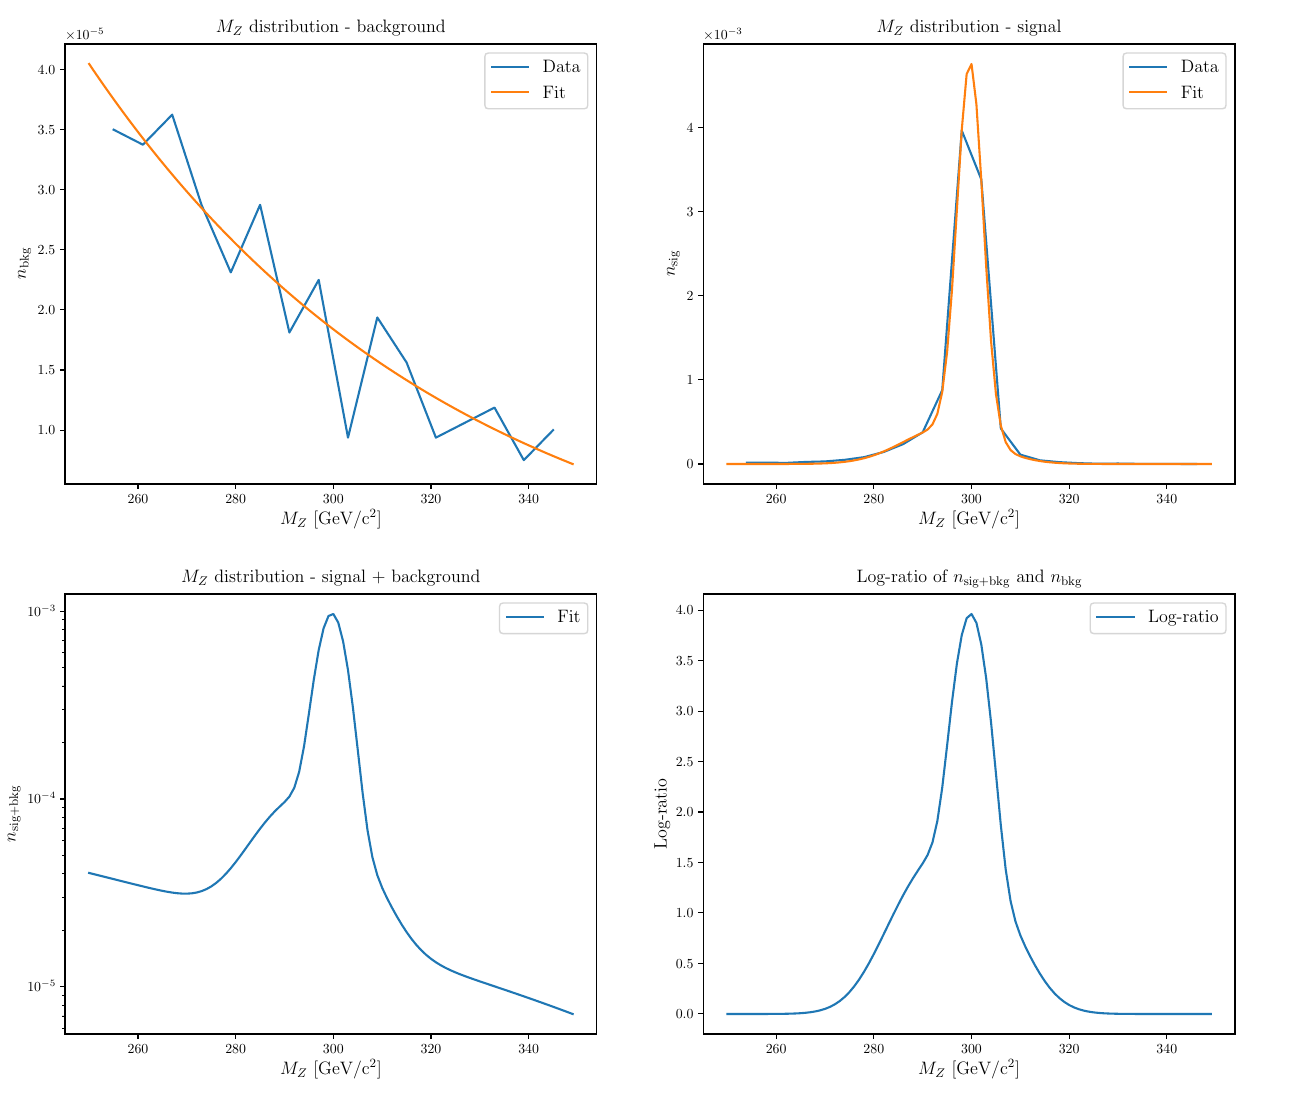

The Python source for this figure:
# ******************************************************************************
import numpy as np
import scipy as sp
import matplotlib.pyplot as plt
from scipy.integrate import quad
from scipy.optimize import leastsq, curve_fit
from math import exp, cos, log, pi, sqrt
import sys
import os
import random
import datetime
import h5py
# ******************************************************************************

# ******************************************************************************
plt.rc('text', usetex=True)
plt.rc('font', family='serif')
fontsize=13
# ******************************************************************************

# ******************************************************************************
def PowerLaw(x,a,b,c,d):
    return a*np.exp(-b*x + c) + d

def DoubleGaussian(x,a,b,c,d,e,f):
    return a*np.exp(-((x-b)/c)**2) + d*np.exp(-((x-e)/f)**2)
# ******************************************************************************


# ******************************************************************************
N_Bkg = 1600000
N_Sig = 16000

N_bkg_toy = 20000
N_sig_toy = 40
# ******************************************************************************

# ******************************************************************************
INPUT_PATH_BKG = './Z_5D_DATA/Zmumu_lepFilter_13TeV/'
INPUT_PATH_SIG = './Z_5D_DATA/Zprime_lepFilter_13TeV/M300/'
FILE_ID_BKG = 'Zmumu_13TeV_20PU_'
FILE_ID_SIG = 'Zprime_lepFilter_300GeV_13TeV_'

seed=datetime.datetime.now().microsecond+datetime.datetime.now().second+datetime.datetime.now().minute
np.random.seed(seed)

#random integer to select Zprime file between 0 and 9 (10 input files)
index_sig = np.arange(300)
index_sig = np.delete(index_sig,133,0)
np.random.shuffle(index_sig)
#random integer to select Zmumu file between 0 and 999 (1000 input files)
index_bkg = np.arange(1000)
np.random.shuffle(index_bkg)
# ******************************************************************************

# ******************************************************************************
HLF_REF = np.array([])
HLF_name = ''
i=0
for v_i in index_bkg:
    f = h5py.File(INPUT_PATH_BKG + FILE_ID_BKG + str(v_i) + '.h5')
    hlf = np.array(f.get('HLF'))
    #print(hlf.shape)
    hlf_names = f.get('HLF_names')
    if not hlf_names:
        continue
    #select the column with px1, pz1, px2, py2, pz2
    #cols = [0, 1, 7, 8, 9, 30]
    cols = [30]
    if i==0:
        HLF_REF=hlf[:, cols]
        i=i+1
    else:
        HLF_REF=np.concatenate((HLF_REF, hlf[:, cols]), axis=0)
    f.close()
    #print(HLF_REF.shape)
    if HLF_REF.shape[0]>=N_Bkg:
        HLF_REF = HLF_REF[:N_Bkg, :]
        break
print('HLF_REF+BKG shape')
print(HLF_REF.shape)

HLF_SIG = np.array([])
HLF_SIG_name = ''
i=0
for u_i in index_sig:
    f = h5py.File(INPUT_PATH_SIG + FILE_ID_SIG + str(u_i) + '.h5')
    hlf = np.array(f.get('HLF'))
    hlf_names = f.get('HLF_names')
    if not hlf_names:
        continue
    #select the column with px1, pz1, px2, py2, pz2
    #cols = [0, 1, 7, 8, 9, 30]
    cols = [30]
    if i==0:
        HLF_SIG=hlf[:, cols]
        i=i+1
    else:
        HLF_SIG=np.concatenate((HLF_SIG, hlf[:, cols]), axis=0)
    f.close()
    if HLF_SIG.shape[0]>=N_Sig :
        HLF_SIG=HLF_SIG[:N_Sig, :]
        break
print('HLF_SIG shape')
print(HLF_SIG.shape)
# ******************************************************************************

# ******************************************************************************
feature = np.concatenate((HLF_REF, HLF_SIG), axis=0)

background = feature[:N_Bkg,:]
signal = feature[N_Bkg:N_Bkg+N_Sig,:]
bkg_sig = feature[:N_Bkg+N_Sig,:]
# ******************************************************************************

# ******************************************************************************
print('M_Z distribution - background')

nbins_bkg = 100

plt.clf()
plt.title('$M_{Z}$ distribution')
plt.xlabel('$M_{Z}$')
plt.ylabel('Density')
plt.yscale('log')
Y_bkg, bins_bkg, patches_bkg = plt.hist(background[:,0],
                                        bins=nbins_bkg,
                                        range=(0,600),
                                        histtype='step',
                                        linewidth=2,
                                        density=False,
                                        label='Background')
# plt.hist(signal[:,0], bins=nbins, histtype='step', linewidth=2, density=True, label='Signal')
plt.legend()
plt.show()
# ******************************************************************************

# ******************************************************************************
print('M_Z distribution - signal')

nbins_sig = 50

plt.clf()
plt.title('$M_{Z}$ distribution')
plt.xlabel('$M_{Z}$')
plt.ylabel('Density')
# plt.yscale('log')
Y_sig, bins_sig, patches_sig = plt.hist(signal[:,0],
                                        bins=nbins_sig,
                                        range=(200,400),
                                        histtype='step',
                                        linewidth=2,
                                        density=False,
                                        label='Signal')
# plt.hist(signal[:,0], bins=nbins, histtype='step', linewidth=2, density=True, label='Signal')
plt.legend()
plt.show()
# ******************************************************************************

# ******************************************************************************
rescale = 1000
xmin = 250/rescale
xmax = 350/rescale

x_bkg = []
y_bkg = []

x_sig = []
y_sig = []

for i in range(len(bins_bkg)-1):
    if ((bins_bkg[i+1] + bins_bkg[i])/(2*rescale) > xmin) and ((bins_bkg[i+1] + bins_bkg[i])/(2*rescale) < xmax):
        x_bkg.append( (bins_bkg[i+1] + bins_bkg[i])/(2*rescale) )
        y_bkg.append( Y_bkg[i] )

for i in range(len(bins_sig)-1):
    if ((bins_sig[i+1] + bins_sig[i])/(2*rescale) > xmin) and ((bins_sig[i+1] + bins_sig[i])/(2*rescale) < xmax):
        x_sig.append( (bins_sig[i+1] + bins_sig[i])/(2*rescale) )
        y_sig.append( Y_sig[i] )

print(len(x_bkg))
print(len(y_bkg))

print(len(x_sig))
print(len(y_sig))

x_bkg = np.array(x_bkg)
y_bkg = np.array(y_bkg)

x_sig = np.array(x_sig)
y_sig = np.array(y_sig)
# ******************************************************************************

# ******************************************************************************
out_bkg, pcov_bkg = curve_fit(PowerLaw, x_bkg, y_bkg)
out_sig, pcov_sig = curve_fit(DoubleGaussian, x_sig, y_sig,
                             [2.09827877e+03, 2.99735747e-01, 2.78332413e-03, 2.80388489e+02, 2.97076315e-01, -1.00825202e-02])

pow_x_bkg = []
pow_y_bkg = []

brw_x_sig = []
brw_y_sig = []

for i in np.arange(xmin,xmax,0.001):
    pow_x_bkg.append(i)
    pow_y_bkg.append(PowerLaw(i,out_bkg[0],out_bkg[1],out_bkg[2],out_bkg[3]))

    brw_x_sig.append(i)
    brw_y_sig.append(DoubleGaussian(i,out_sig[0],out_sig[1],out_sig[2],out_sig[3],out_sig[4],out_sig[5]))
# ******************************************************************************

# ******************************************************************************
print('Fit - background')
plt.clf()
plt.plot(x_bkg,y_bkg)
plt.plot(pow_x_bkg,pow_y_bkg)
plt.show()

print(out_bkg[0],out_bkg[1],out_bkg[2],out_bkg[3])
# ******************************************************************************

# ******************************************************************************
print('Fit - signal')
plt.clf()
plt.plot(x_sig,y_sig)
plt.plot(brw_x_sig,brw_y_sig)
plt.show()
# ******************************************************************************

# ******************************************************************************
def sig_bkg(x,N_bkg_toy,N_sig_toy):
    bkg = (N_bkg_toy/N_Bkg)*PowerLaw(x,out_bkg[0],out_bkg[1],out_bkg[2],out_bkg[3])
    sig = (N_sig_toy/N_Sig)*DoubleGaussian(x,out_sig[0],out_sig[1],out_sig[2],out_sig[3],out_sig[4],out_sig[5])
    return bkg + sig
# ******************************************************************************

# ******************************************************************************
x_sig_bkg = []
y_sig_bkg = []

for i in np.arange(xmin,xmax,0.001):
    x_sig_bkg.append(i)
    y_sig_bkg.append(sig_bkg(i,N_bkg_toy,N_sig_toy)/(N_bkg_toy+N_sig_toy))
# ******************************************************************************

# ******************************************************************************
print('Fit - signal+background')

plt.clf()
plt.plot(x_sig_bkg,y_sig_bkg)
plt.show()
# ******************************************************************************

# ******************************************************************************
def log_ratio(x,N_bkg_toy,N_sig_toy):
    sig_p_bkg = sig_bkg(x,N_bkg_toy,N_sig_toy)
    bkg = (N_bkg_toy/N_Bkg)*PowerLaw(x,out_bkg[0],out_bkg[1],out_bkg[2],out_bkg[3])
    return log((sig_p_bkg/bkg)*(N_bkg_toy/(N_bkg_toy+N_sig_toy)))
# ******************************************************************************

# ******************************************************************************
x_log_ratio = []
y_log_ratio = []

for i in np.arange(xmin,xmax,0.001):
    x_log_ratio.append(i)
    y_log_ratio.append(log_ratio(i,N_bkg_toy,N_sig_toy))
# ******************************************************************************

# ******************************************************************************
print('Log-likelihood ratio')

plt.clf()
plt.plot(x_log_ratio,y_log_ratio)
plt.show()
# ******************************************************************************

# ******************************************************************************
integral = quad(log_ratio, xmin, xmax, args=(N_bkg_toy,N_sig_toy))[0]
print(integral)
print(sqrt(2*integral*1000))
# ******************************************************************************

# ******************************************************************************
x_bkg = np.array(x_bkg)
y_bkg = np.array(y_bkg)
pow_x_bkg = np.array(pow_x_bkg)
pow_y_bkg = np.array(pow_y_bkg)

x_sig = np.array(x_sig)
y_sig = np.array(y_sig)
brw_x_sig = np.array(brw_x_sig)
brw_y_sig = np.array(brw_y_sig)

x_sig_bkg = np.array(x_sig_bkg)
y_sig_bkg = np.array(y_sig_bkg)

x_log_ratio = np.array(x_log_ratio)
y_log_ratio = np.array(y_log_ratio)
# ******************************************************************************

# ******************************************************************************
fig=plt.figure(figsize=(13, 11))
plt.clf()

plt.subplot(2,2,1)
plt.title('$M_{Z}$ distribution - background', fontsize=fontsize)
plt.xlabel('$M_{Z}$ [GeV/c$^2$]', fontsize=fontsize)
plt.ylabel('$n_{\mathrm{bkg}}$', fontsize=fontsize)
plt.ticklabel_format(axis='y', style='sci', scilimits=(0,0))
plt.plot(x_bkg*1000,y_bkg/N_Bkg, label='Data')
plt.plot(pow_x_bkg*1000,pow_y_bkg/N_Bkg, label='Fit')
plt.legend(loc=1, fontsize=fontsize)

plt.subplot(2,2,2)
plt.title('$M_{Z}$ distribution - signal', fontsize=fontsize)
plt.xlabel('$M_{Z}$ [GeV/c$^2$]', fontsize=fontsize)
plt.ylabel('$n_{\mathrm{sig}}$', fontsize=fontsize)
plt.ticklabel_format(axis='y', style='sci', scilimits=(0,0))
plt.plot(x_sig*1000,y_sig/N_Bkg, label='Data')
plt.plot(brw_x_sig*1000,brw_y_sig/N_Bkg, label='Fit')
plt.legend(loc=1, fontsize=fontsize)

plt.subplot(2,2,3)
plt.title('$M_{Z}$ distribution - signal + background', fontsize=fontsize)
plt.xlabel('$M_{Z}$ [GeV/c$^2$]', fontsize=fontsize)
plt.ylabel('$n_{\mathrm{sig+bkg}}$', fontsize=fontsize)
plt.yscale('log')
plt.plot(x_sig_bkg*1000,y_sig_bkg, label='Fit')
plt.legend(loc=1, fontsize=fontsize)

plt.subplot(2,2,4)
plt.title('Log-ratio of $n_{\mathrm{sig+bkg}}$ and $n_{\mathrm{bkg}}$', fontsize=fontsize)
plt.xlabel('$M_{Z}$ [GeV/c$^2$]', fontsize=fontsize)
plt.ylabel('Log-ratio', fontsize=fontsize)
plt.plot(x_log_ratio*1000,y_log_ratio, label='Log-ratio')
plt.legend(loc=1, fontsize=fontsize)

fig.subplots_adjust(left = 0.05,right = 0.95,bottom = 0.06,top = 0.96,hspace=0.25)
fig.savefig('./Python/RESULTS/ID_SIG/id_sig_Zmumu_Zprime.pdf')
plt.show()
plt.clf()
fig.clf()
# ******************************************************************************
